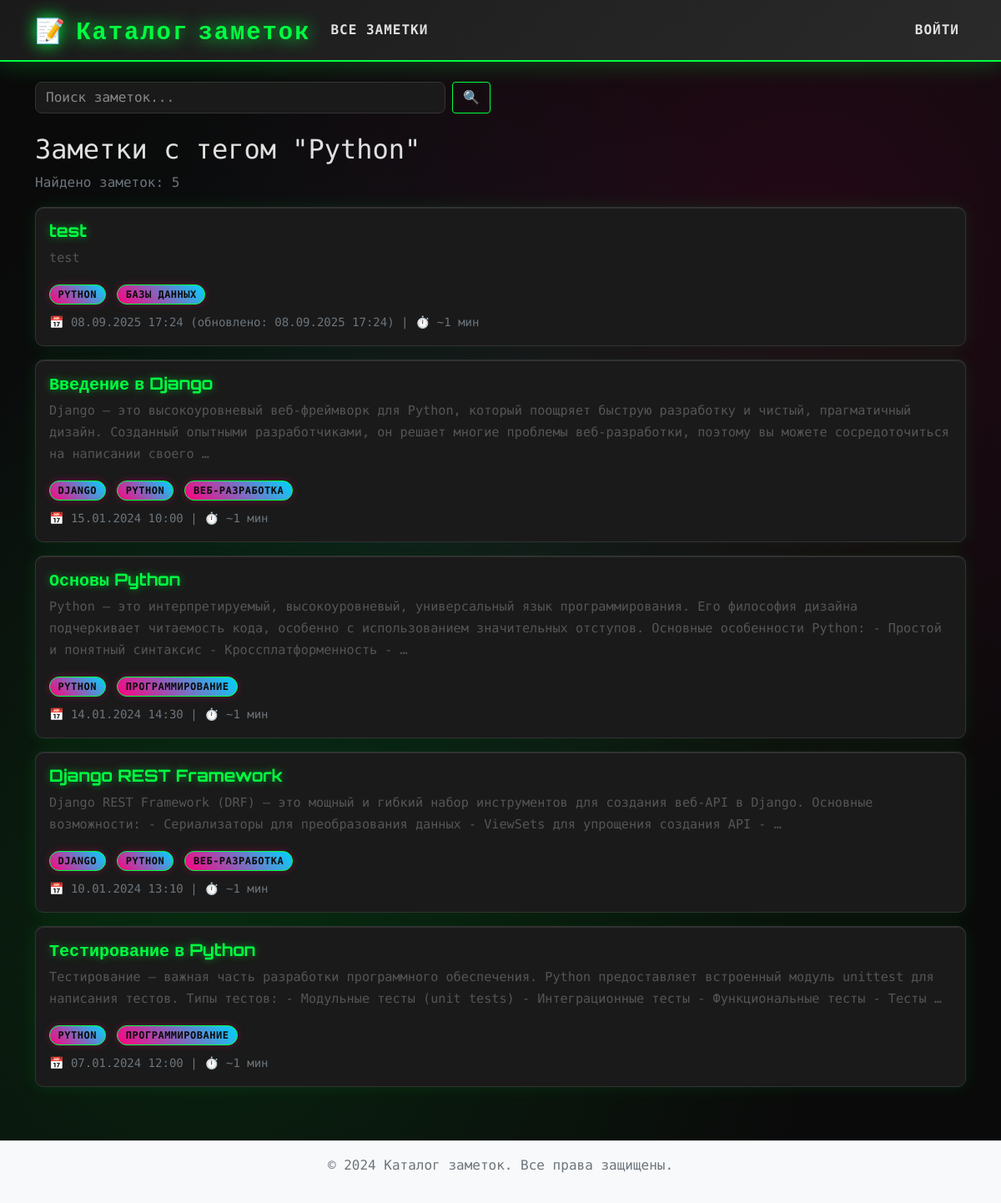
The app's page /tags/python/ with its own data.
### NoteCatalog/models.py (models this page shows, shortened)
class Tag(models.Model):
    name = models.CharField(max_length=50)
    slug = models.SlugField(max_length=50, unique=True)
    class Meta:
        ordering = ['name']

class Note(models.Model):
    title = models.CharField(max_length=200)
    body = models.TextField()
    created_at = models.DateTimeField(auto_now_add=True)
    updated_at = models.DateTimeField(auto_now=True)
    tags = models.ManyToManyField('Tag', related_name='notes', blank=True)
    class Meta:
        ordering = ['-created_at']

### NoteCatalog/views.py (the view)
# urls.py: path("tags/<slug:slug>/", views.TagNoteListView.as_view(), name="tag_notes"),
class TagNoteListView(ListView):
    model = Note
    template_name = 'notes/note_list.html'
    context_object_name = 'notes'
    paginate_by = 5
    def get_queryset(self):
        tag = get_object_or_404(Tag, slug=self.kwargs['slug'])
        return Note.objects.filter(tags=tag).prefetch_related('tags')
    def get_context_data(self, **kwargs):
        context = super().get_context_data(**kwargs)
        context['tag'] = get_object_or_404(Tag, slug=self.kwargs['slug'])
        return context

### NoteCatalog/templatetags/note_extras.py (called while the page is built)
@register.filter
def readtime(text):
    if not text:
        return "~0 мин"
    clean_text = re.sub(r'<[^>]+>', '', str(text))
    words = len(clean_text.split())
    minutes = words / 200
    if minutes < 1:
        return "~1 мин"
    elif minutes < 2:
        return f"~{int(minutes)} мин"
    else:
        return f"~{int(minutes)} мин"

### NoteCatalog/templates/notes/note_list.html (shortened to what this page needs)
{% extends 'base.html' %}
{% load static %}
{% load note_extras %}
{% block content %}
<div class="row">
    <div class="col-12">
        {% if tag %}
            <h2>Заметки с тегом "{{ tag.name }}"</h2>
            <p class="text-muted">Найдено заметок: {{ notes|length }}</p>
        {% elif search_query %}
            <h2>Результаты поиска: "{{ search_query }}"</h2>
            <p class="text-muted">Найдено заметок: {{ notes|length }}</p>
        {% else %}
            <h2>Все заметки</h2>
            <p class="text-muted">Всего заметок: {{ notes|length }}</p>
        {% endif %}
        {% if notes %}
            {% for note in notes %}
                {% include 'notes/note_card.html' with search_query=search_query %}
            {% endfor %}
        {% endif %}
    </div>
</div>
{% endblock %}

### NoteCatalog/templates/notes/note_card.html (shortened to what this page needs)
{% load note_extras %}
<div class="card mb-3">
    <div class="card-body">
        <h5 class="card-title">
            <a href="{% url 'note_detail' note.pk %}" class="text-decoration-none">
                {% if search_query %}
                    {{ note.title|highlight_search:search_query|safe }}
                {% else %}
                    {{ note.title }}
                {% endif %}
            </a>
        </h5>
        <p class="card-text">
            {% if search_query %}
                {{ note.body|truncatewords:30|highlight_search:search_query|safe }}
            {% else %}
                {{ note.body|truncatewords:30 }}
            {% endif %}
        </p>
        <div class="d-flex justify-content-between align-items-center">
            <div>
                {% if note.tags.all %}
                    <div class="mb-2">
                        {% for tag in note.tags.all %}
                            <a href="{% url 'tag_notes' tag.slug %}" class="badge bg-secondary text-decoration-none me-1">
                                {{ tag.name }}
                            </a>
                        {% endfor %}
                    </div>
                {% endif %}
                <small class="text-muted">
                    📅 {{ note.created_at|date:"d.m.Y H:i" }}
                    {% if note.updated_at != note.created_at %}
                        (обновлено: {{ note.updated_at|date:"d.m.Y H:i" }})
                    {% endif %}
                    | ⏱️ {{ note.body|readtime }}
                </small>
            </div>
        </div>
    </div>
</div>

### NoteCatalog/static/css/style.css (style rules this page uses)
:root { --cyber-primary: #00ff41; --cyber-secondary: #ff0080; --cyber-accent: #00d4ff; --cyber-bg: #0a0a0a; --cyber-bg-secondary: #1a1a1a; --cyber-text: #e0e0e0; --cyber-text-dim: #888; --cyber-border: #333; --cyber-glow: 0 0 20px; }
body { font-family: 'Share Tech Mono', monospace; line-height: 1.6; color: var(--cyber-text); background: var(--cyber-bg); background-image: radial-gradient(circle at 20% 80%, rgba(0, 255, 65, 0.1) 0%, transparent 50%), radial-gradient(circle at 80% 20%, rgba(255, 0, 128, 0.1) 0%, transparent 50%), radial-gradient(circle at 40% 40%, rgba(0, 212, 255, 0.05) 0%, transparent 50%); min-height: 100vh; }
.card { background: var(--cyber-bg-secondary); border: 1px solid var(--cyber-border); border-radius: 10px; box-shadow: 0 0 20px rgba(0, 255, 65, 0.1), inset 0 1px 0 rgba(255, 255, 255, 0.1); transition: all 0.3s ease; position: relative; overflow: hidden; }
.card::before { content: ''; position: absolute; top: 0; left: -100%; width: 100%; height: 100%; background: linear-gradient(90deg, transparent, rgba(0, 255, 65, 0.1), transparent); transition: left 0.5s ease; }
.card-title a { color: var(--cyber-primary); text-decoration: none; transition: all 0.3s ease; font-family: 'Orbitron', monospace; font-weight: 700; text-shadow: 0 0 10px rgba(0, 255, 65, 0.5); }
.card-text { color: var(--cyber-text); font-size: 0.95rem; line-height: 1.7; }
.badge { font-size: 0.75rem; padding: 0.4em 0.8em; background: linear-gradient(45deg, var(--cyber-secondary), var(--cyber-accent)); color: var(--cyber-bg); border: 1px solid var(--cyber-primary); border-radius: 15px; font-weight: 600; text-transform: uppercase; letter-spacing: 0.5px; transition: all 0.3s ease; box-shadow: 0 0 10px rgba(255, 0, 128, 0.3); }
.card { animation: fadeIn 0.5s ease-out; }
.text-muted { color: #6c757d !important; }
.card-text { color: #555; }

### records on screen
Tag: name "Python", name "PYTHON"
Note: title "test", body "test", created_at "08.09.2025 17:24", updated_at "08.09.2025 17:24", body|readtime "~1 мин"
Tag: name "БАЗЫ ДАННЫХ"
Note: title "Введение в Django", body "Django — это высокоуровневый веб-фреймворк для Python, который поощряет быструю разработку и чистый, прагматичный дизайн. Созданный опытными разработчиками, он решает многие проблемы веб-разработки, поэтому вы можете сосредоточиться на написании своего …", created_at "15.01.2024 10:00", body|readtime "~1 мин"
Tag: name "DJANGO"
Tag: name "ВЕБ-РАЗРАБОТКА"
Note: title "Основы Python", body "Python — это интерпретируемый, высокоуровневый, универсальный язык программирования. Его философия дизайна подчеркивает читаемость кода, особенно с использованием значительных отступов. Основные особенности Python: - Простой и понятный синтаксис - Кроссплатформенность - …", created_at "14.01.2024 14:30", body|readtime "~1 мин"
Tag: name "ПРОГРАММИРОВАНИЕ"
Note: title "Django REST Framework", body "Django REST Framework (DRF) — это мощный и гибкий набор инструментов для создания веб-API в Django. Основные возможности: - Сериализаторы для преобразования данных - ViewSets для упрощения создания API - …", created_at "10.01.2024 13:10", body|readtime "~1 мин"
Note: title "Тестирование в Python", body "Тестирование — важная часть разработки программного обеспечения. Python предоставляет встроенный модуль unittest для написания тестов. Типы тестов: - Модульные тесты (unit tests) - Интеграционные тесты - Функциональные тесты - Тесты …", created_at "07.01.2024 12:00", body|readtime "~1 мин"

### other values on screen
{{ notes|length }} "5"
